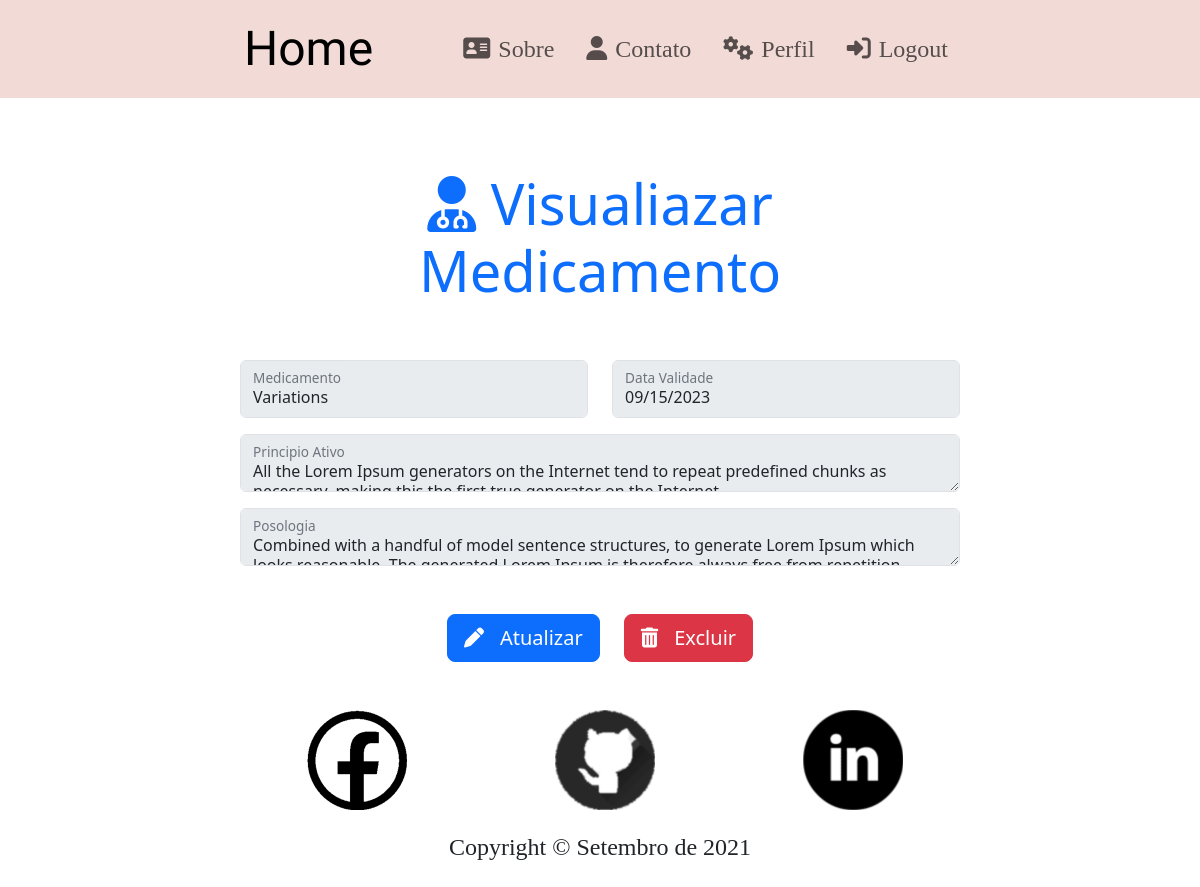
Page /medicamento/3/view (signed in) on the earlier database version.
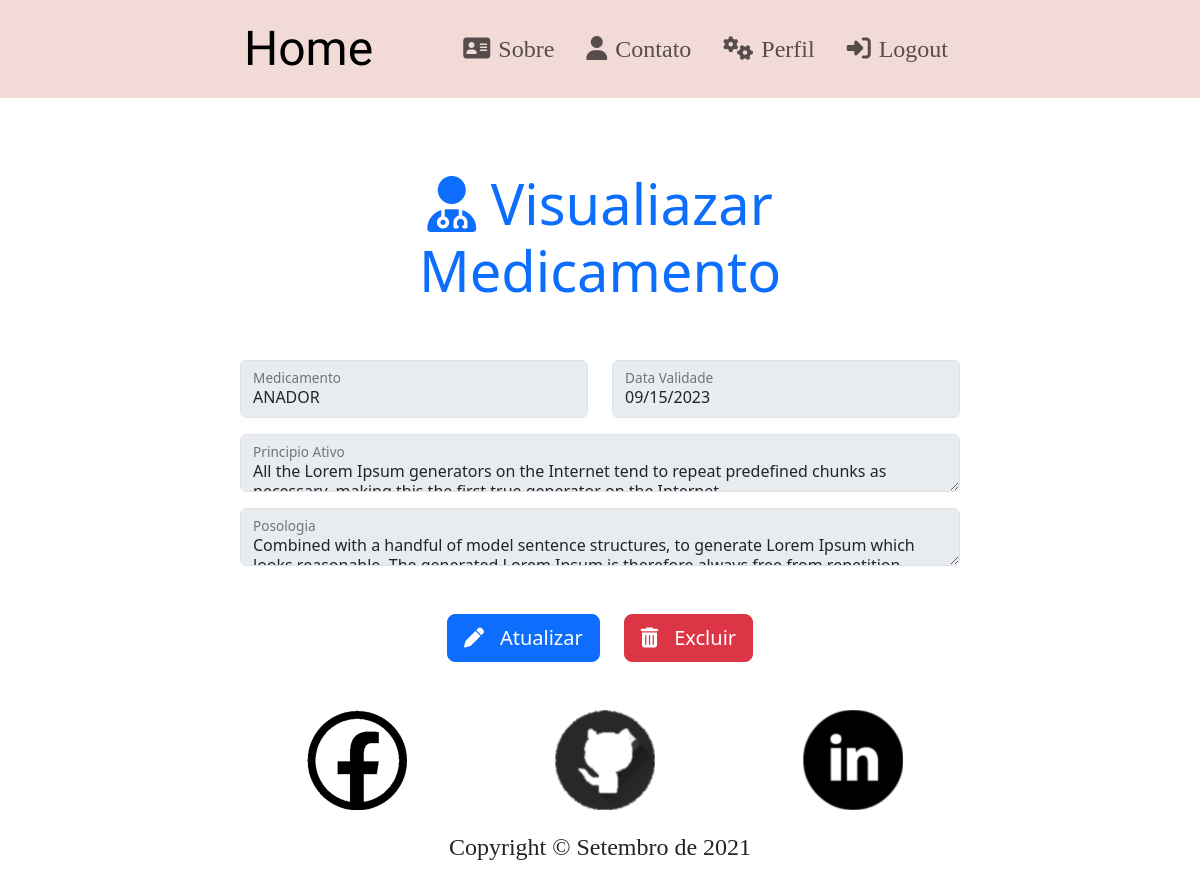
Same page on the later database version.
### app/models/models.py (models this page shows, shortened)
class Medicamento(db.Model):
    __tablename__ = 'medicamento'
    id = db.Column(db.Integer, primary_key=True)
    nome = db.Column(db.String(40), nullable=False)
    data_validade = db.Column(db.DateTime, nullable=False)
    principio_ativo = db.Column(db.String(300), nullable=False)
    posologia = db.Column(db.String(300), nullable=False)
    user_id = db.Column(db.Integer, db.ForeignKey('user.id'), nullable=False)

### app/controllers/medicamento/rotas.py (the view)
@medicine.route('/medicamento/<int:medicamento_id>/view',  methods=['GET', 'POST'])
@login_required
def view_medicamento(medicamento_id):
    medicamento = Medicamento.query.get_or_404(medicamento_id)
    if medicamento.user_id != current_user.id:
        abort(403)
    form = MedicamentoForm()
    form.nome.data = medicamento.nome
    form.dataValidade.data = medicamento.data_validade
    form.principioAtivo.data = medicamento.principio_ativo
    form.posologia.data = medicamento.posologia
    return render_template('medicamentoView.html', title='Medicamento', legenda='Visualiazar Medicamento', form=form, id_medicamento=medicamento_id)

### app/controllers/forms.py
class MedicamentoForm(FlaskForm):
    nome = StringField('Medicamento', validators=[DataRequired(), Length(min=5, max=40)])
    dataValidade = DateField('Data Validade', validators=[DataRequired()])
    principioAtivo = TextAreaField(
        'Principio Ativo', validators=[DataRequired(), Length(min=20, max=400)])
    posologia = TextAreaField('Posologia', validators=[DataRequired(), Length(min=20, max=400)])
    submit = SubmitField('Salvar')

### app/models/models.py (called while the page is built)
@login_manager.user_loader
def login_user(user_id):
    return Login.query.get(int(user_id))

### app/templates/medicamentoView.html (shortened to what this page needs)
{%extends 'layout.html' %}
{% block content%}
<div class="container-fluid">
    <div class="row">
        <div class="col-12 text-center my-5">
            <h1 class="display-4 text-primary"><i class="fas fa-user-md"></i> {{legenda}}</h1>
        </div>
    </div>
    <div class="row">
        <div class="col-6">
            <div class="form-floating mb-3">
                {% if form.nome.errors %}
                {{form.nome(class='form-control is-invalid')}}
                <div class="invalid-feedback">
                    {% for error in form.nome.errors %}
                    <span>{{ error }}</span>
                    {% endfor %}
                </div>
                {% else %}
                {{form.nome(class='form-control', placeholder="Digite seu Username", disabled=true)}}
                {% endif%}
                {{form.nome.label()}}
            </div>
        </div>
        <div class="col-6">
            <div class="form-floating mb-3">
                {{form.dataValidade(class='form-control', placeholder="Digite seu Username", disabled=true)}}
                {{form.dataValidade.label()}}
            </div>
        </div>
    </div>
    <div class="form-floating mb-3">
        {% if form.principioAtivo.errors %}
        {{form.principioAtivo(class='form-control is-invalid', disabled=true)}}
        <div class="invalid-feedback">
            {% for error in form.principioAtivo.errors %}
            <span>{{ error }}</span>
            {% endfor %}
        </div>
        {% else %}
        {{form.principioAtivo(class='form-control', placeholder="Digite seu Username", disabled=true)}}
        {% endif%}
        {{form.principioAtivo.label()}}
    </div>
    <div class="form-floating mb-3">
        {% if form.posologia.errors %}
        {{form.posologia(class='form-control is-invalid')}}
        <div class="invalid-feedback">
            {% for error in form.posologia.errors %}
            <span>{{ error }}</span>
            {% endfor %}
        </div>
        {% else %}
        {{form.posologia(class='form-control', placeholder="Digite seu Username", disabled=true)}}
        {% endif%}
        {{form.posologia.label()}}
    </div>
    <div class="form-group mt-5">
        <ul class="nav justify-content-center">
            <li class="nav-item">
                <a href="{{ url_for('medicine.update_medicamento', medicamento_id=id_medicamento) }}"
                    class="btn btn-primary btn-lg" role="button"><i class="fas fa-pen me-3"></i>Atualizar</a>
            </li>
            <li class="nav-item ms-4">
                <a href="#" class="btn btn-danger btn-lg " role="button" data-bs-toggle="modal" data-bs-target="#deleteModal"><i class="fas fa-trash-alt me-3"></i>Excluir</a>
            </li>
        </ul>
    </div>
</div>
{% endblock %}

Differences in the rows shown:
changed Medicamento: nome "Variations" → "ANADOR"
